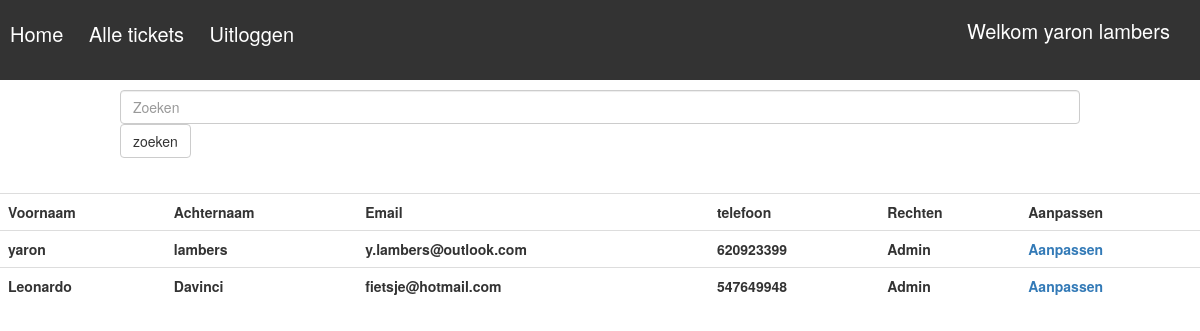
Screenshot of /includes/user.php (signed in) with the database file from the repository.
### tables this page shows
CREATE TABLE `user` (
  `id` int(5) NOT NULL,
  `firstname` varchar(45) NOT NULL,
  `lastname` varchar(45) NOT NULL,
  `phone` int(14) NOT NULL,
  `role` int(2) NOT NULL DEFAULT '1',
  `email` varchar(100) NOT NULL,
  `password` varchar(32) NOT NULL
);

### includes/user.php (the view, shortened to what this page needs)
<!doctype html>
<html lang="en">
<head>
    <link rel="stylesheet" href="../css/style.css">
    <link rel="stylesheet" href="../css/bootstrap.css">
</head>
<body>
<?php
include_once('database.php');
$email = $_SESSION['email'];
$user_email = "SELECT * FROM user WHERE email LIKE '%$email%'";
$result = mysqli_query($db, $user_email);
$row = mysqli_fetch_assoc($result);
$userName = $row['firstname'] ." ". $row['lastname']. "<br/>";
$role = $row['role'];
if ($role == 2){
    $roleName = 'Admin';
}elseif($role == 1){
    $roleName = 'Gebruiker';
}
if(!empty($_SESSION['email'])){
    echo '<div class="menubar">';
    echo "<h2>"."Welkom ". $userName."</h2>"."<br/>";
    echo '<a href="ticket.php">Home </a> ';
    echo '<a class="menu" href="ticket.php"> Alle tickets </a>';
    echo '<a href="logout.php">Uitloggen </a>';
    echo '</div>';
}else{
    header('location: ../index.php');
}
if ($role == 2){
    echo '
    <div class="containerForm">
        <div class="form-group">
            <form action="" method="post">
                <input type="text" name="input" class="form-control" placeholder="Zoeken" />
                <input type="submit" class="btn btn-default" value="zoeken" name="search"/>
             </form> <br/>
         </div>
     </div>
';
    $queryUser = "SELECT * FROM user";
    $resultUser = mysqli_query($db, $queryUser);
    echo '
     <table class="table table-hover">
    <tr>
        <th>Voornaam</th>
        <th>Achternaam</th>
        <th>Email</th>
        <th>telefoon</th>
        <th>Rechten</th>
        <th>Aanpassen</th>
    <tr>
    ';
    while($rowUser = mysqli_fetch_array($resultUser)){
        echo '<tr>';
            echo '<th>'.$rowUser['firstname'] ."</th>";
            echo '<th>'.$rowUser['lastname'] ."</th>";
            echo '<th>'.$rowUser['email']. "</th>";
            echo '<th>'.$rowUser['phone'] ."</th>";
            echo '<th>'.$roleName."</th>";
            echo '<th>'.'<a href="handleuser.php?id='.$rowUser['id'].'"> Aanpassen </a> </th>';
        echo '</tr>';
    }
}

### css/style.css (style rules this page uses)
body { margin: 0; padding: 0; }
.containerForm { width: 80%; height: auto; margin: 0 auto; background: #fff; }
.menubar { width: 100%; height: 80px; color: #000; background: #333; margin-bottom: 10px; }
.menubar h2 { font-size: 20px; color: #fff; display: inline-block; position: absolute; right: 30px; }
.menubar a { color: #fff; font-size: 20px; text-decoration: none; padding: 0 10px; }

### rows the page displays
user: firstname "yaron", lastname "lambers", email "y.lambers@outlook.com", phone "620923399", role "Admin"
user: firstname "Leonardo", lastname "Davinci", email "fietsje@hotmail.com", phone "547649948"
